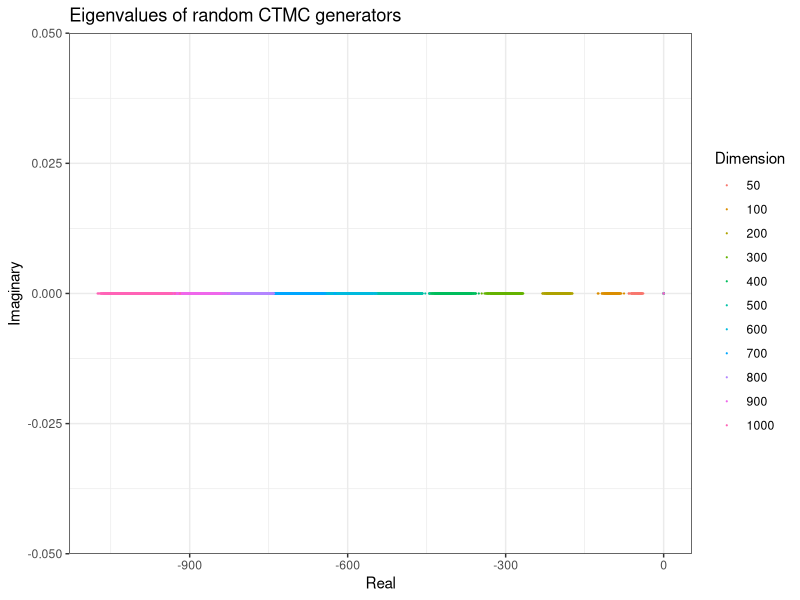
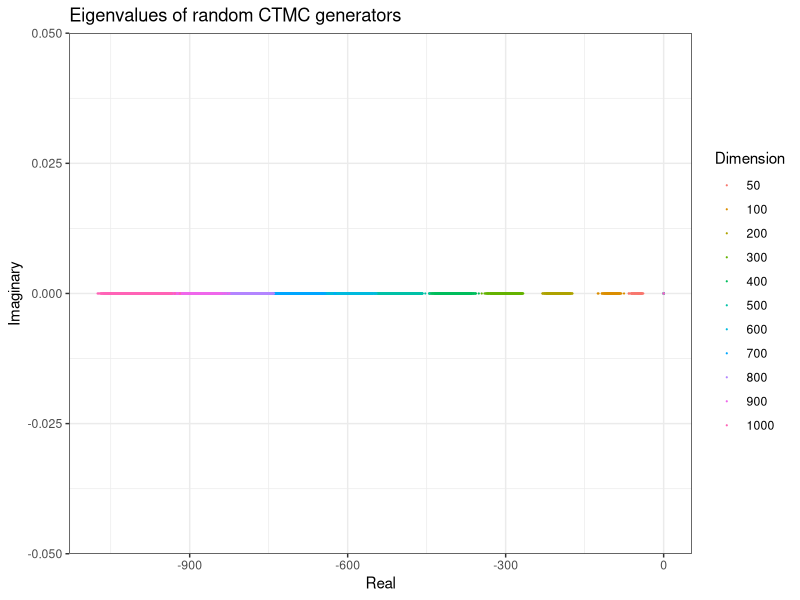

The R script that drew these images, in order: (Note: this script raises an error after producing the figures.)
setwd("~/expmDerivative/")
library(ggplot2)

# # when do we get convergence?
# n       <- 3
# Q       <- matrix(rexp(n^2),n,n)
# diag(Q) <- 0
# diag(Q) <- - rowSums(Q)
# 
# drv <- expm::expm(10*Q) #stationarity
# drv%*%Q
# 
# # pseudoinverse
# eig.obj <- eigen(Q)
# inv.spctrm <- 1/eig.obj$values
# inv.spctrm[length(inv.spctrm)] <- 0
# pinv    <- eig.obj$vectors %*% diag(inv.spctrm) %*% solve(eig.obj$vectors)
# norm(pinv%*%Q%*%Q-Q) <= 0.00000001
# 
# drv%*%Q
# 
# drv%*%pinv
# 
# norm(pinv%*%Q,type="F")

# upper bound TODO: show a lower bound
ub <- function(t, Q, Jij) {
  n <- dim(Q)[1]
  eig.obj <- eigen(Q)
  inv.spctrm <- 1/eig.obj$values
  inv.spctrm[length(inv.spctrm)] <- 0
  pinv    <- Re(eig.obj$vectors %*% diag(inv.spctrm) %*% solve(eig.obj$vectors))
  mat <- expm::expm(t*Q)%*%Jij%*%pinv%*%(Q*t+diag(n))
  return(norm(mat,type="F"))
}

nmrclDrvtv <- function(t,Q,E,eps=0.0001) {
  out <- (expm::expm(t*(Q+eps*E/2))-expm::expm(t*(Q-eps*E/2)))/eps
  return(out)
}

blockwise <- function(t,Q,E) {
  B1  <- cbind(Q,E)
  B2  <- cbind(Q*0,Q)
  B   <- rbind(B1,B2) 
  etB <- expm::expm(t*B)
  return(etB[1:(dim(etB)[1]/2),(dim(etB)[1]/2+1):dim(etB)[1]])
}

# 
######## figure
#
n       <- 50
Q       <- matrix(rexp(n^2),n,n)
Q       <- (Q + t(Q))/2
diag(Q) <- 0
diag(Q) <- - rowSums(Q)
eigs    <- eigen(Q)$values

for(n in 100*1:10) {
  Q       <- matrix(rexp(n^2),n,n)
  Q       <- (Q + t(Q))/2
  diag(Q) <- 0
  diag(Q) <- - rowSums(Q)
  eigs    <- c(eigs,eigen(Q)$values)
}

df <- data.frame(Real=Re(eigs),
                 Imaginary=Im(eigs),
                 Dimension=c(rep(50,50),
                             rep(100,100),
                             rep(200,200),
                             rep(300,300),
                             rep(400,400),
                             rep(500,500),
                             rep(600,600),
                             rep(700,700),
                             rep(800,800),
                             rep(900,900),
                             rep(1000,1000)))
df$Dimension <- factor(df$Dimension)

gg <- ggplot(df,aes(x=Real,y=Imaginary,color=Dimension)) +
  geom_point(size=0.1) +
  ggtitle("Eigenvalues of random CTMC generators") +
  theme_bw()
gg

ggsave("eigenvaluesPlot.png",device = "png",width=5,height=3, dpi=320)

##########################

n       <- 100
Q       <- matrix(rexp(n^2),n,n)
diag(Q) <- 0
diag(Q) <- - rowSums(Q)
E        <- matrix(0,n,n)
E[2,2]   <- 1 
t <- 1000000000

#max(abs(expm::expm(t*Q)%*%Q))

ub(t,Q,E)

#drv <- nmrclDrvtv(t=t,Q=Q,E=E,eps=0.00001)
drv <- blockwise(t=t,Q,E)

frstRdr <- expm::expm(t*Q) %*% E *t # correct approx
norm(frstRdr-drv,type = "F")


#
###
####### concentration of measure?
###
#
n       <- 10000
Q       <- matrix(rexp(n^2),n,n)
diag(Q) <- 0
diag(Q) <- - rowSums(Q)
sum(abs(Q[2:n,1]))

head(sort(Mod(eigen(Q)$values)))

n       <- 1000
Q       <- matrix(exp(rnorm(n=n^2,mean=0,sd=10)),n,n)
diag(Q) <- 0
diag(Q) <- - rowSums(Q)
head(sort(Mod(eigen(Q)$values)))

#
###
###### correct approximation to frechet derivative
###
#
n       <- 3
Q       <- matrix(rexp(n^2),n,n)#rexp(n^2)
diag(Q) <- 0
diag(Q) <- - rowSums(Q)


############

E        <- matrix(0,n,n)
E[3,2]   <- 1 
frchtDrv <- expm::expmFrechet(A=t(Q),
                              E=E,
                              expm=FALSE)[[1]]

frstRdr <- E %*% t(expm::expm(Q)) # correct approx
frstRdr
norm(frstRdr-frchtDrv,type = "F")
max(abs(frstRdr-frchtDrv))

thrFrstRdr <-Q%*% expm::expm(1*Q) %*% E # incorrect(?) approx
thrFrstRdr[,2]
sd(thrFrstRdr[,1])
norm(thrFrstRdr-frchtDrv,type = "F")
max(abs(thrFrstRdr-frchtDrv))
#
####
####### compare frechet derivative to numerical gradient
####
#

nmrclDrvtv <- function(Q,E,eps=0.0001) {
  out <- (expm::expm(Q+eps*E/2)-expm::expm(Q-eps*E/2))/eps
  return(out)
}

n       <- 100
Q       <- matrix(rexp(n^2),n,n)
diag(Q) <- 0
diag(Q) <- - rowSums(Q)

E        <- matrix(0,n,n)
E[3,1]   <- 1 

nmDrv <- nmrclDrvtv(Q,E,eps=0.0001)

# correct: pertains to perturbing single entry
thrFrchtDrv <- expm::expmFrechet(A=Q,
                              E=E,
                              expm=FALSE)[[1]]
norm(thrFrchtDrv-nmDrv,type="F")
max(abs(thrFrchtDrv-nmDrv))


# incorrect?
frstRdr <- E %*% t(expm::expm(Q)) 
norm(frstRdr-thrFrchtDrv,type="F")
max(abs(frstRdr-thrFrchtDrv))


# correct
thrFrstRdr <- expm::expm(Q) %*% E 
norm(thrFrstRdr-thrFrchtDrv,type="F")
max(abs(thrFrstRdr-thrFrchtDrv))



#
###
###### structured directional derivative
###
#
n       <- 3
Q       <- matrix(rexp(n^2),n,n)
diag(Q) <- 0
diag(Q) <- - rowSums(Q)
E        <- matrix(0,n,n)
E[3,1]   <- 1 
E[3,3]   <- -1
frchtDrv <- expm::expmFrechet(A=Q,
                              E=E,
                              expm=FALSE)[[1]]

frstRdr <- expm::expm(Q) %*% E # correct
norm(frstRdr-frchtDrv,type="F") # should be 0???
